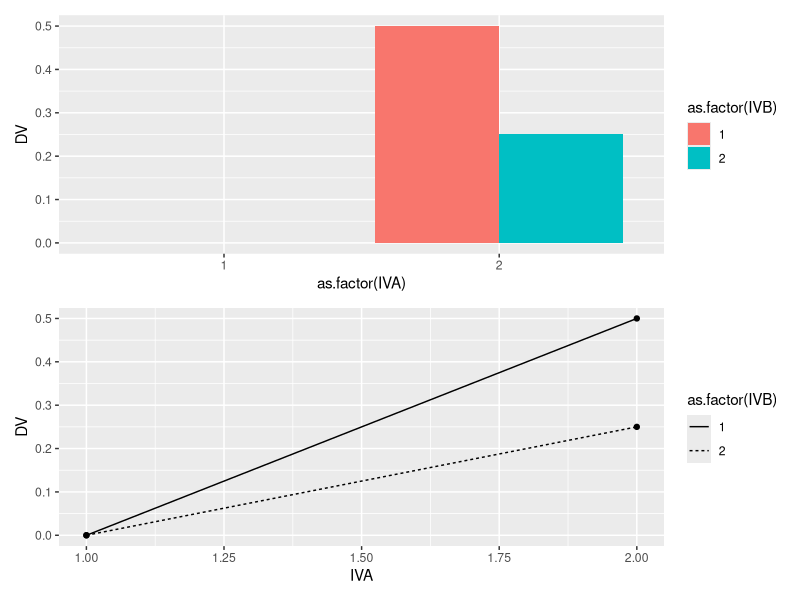
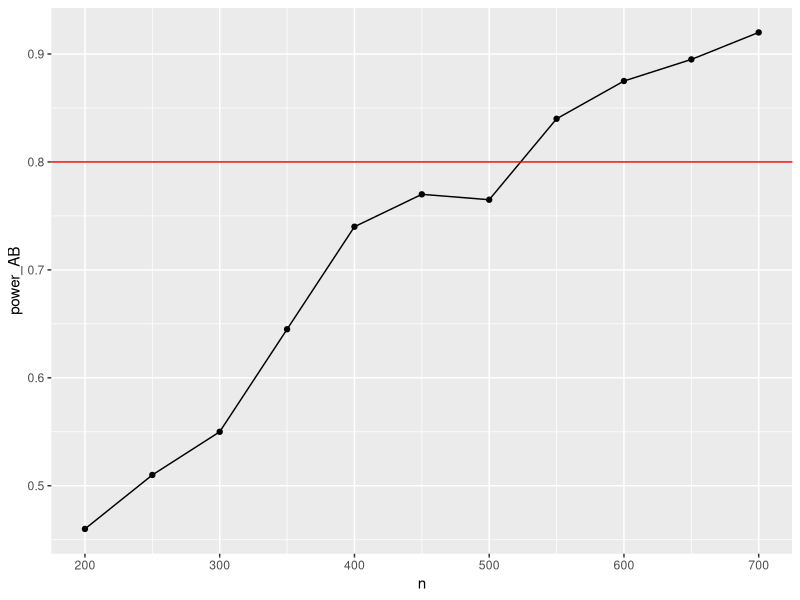

Write the R code that produced these figures, in order.
## ---- chunk 1
knitr::opts_chunk$set(echo = TRUE)
## ---- chunk 2
#load libraries
library(tibble)
library(ggplot2)
library(patchwork)

# define 2-factor score model
grand_mean <- 0
A <- c(0,.5)
B <- c(0,0)
AB <- c(0,0,0,-.25)

# create design table
model_data <- tibble()
for(i in 1:length(A)){
  for(j in 1:length(B)){
    IVA <- i
    IVB <- j
    DV <- grand_mean+A[i]+B[j]+AB[(i-1)*length(B)+j]
    sc_GM <- grand_mean
    sc_A <- A[i]
    sc_B <- B[j]
    sc_AB <- AB[(i-1)*length(B)+j]
    row_entry <- tibble(IVA,IVB,DV,
                        sc_GM,sc_A,sc_B,sc_AB)
    model_data <- rbind(model_data,row_entry)
  }
}

knitr::kable(model_data)
## ---- chunk 3
# generate plots
bar_graph <- ggplot(model_data,
                    aes(y=DV,
                        x=as.factor(IVA),
                        fill=as.factor(IVB)))+
  geom_bar(stat='identity', position='dodge')

line_graph <- ggplot(model_data,
                     aes(y=DV,
                         x=IVA,
                         linetype=as.factor(IVB)))+
  geom_line()+
  geom_point()

(bar_graph/line_graph)
## ---- chunk 4
# N per group
N <- 3

A_pvalue <- c()
B_pvalue <- c()
AB_pvalue <- c()
for(i in 1:10){
  IVA <- rep(rep(c("1","2"), each=2),N)
  IVB <- rep(rep(c("1","2"), 2),N)
  DV <- c(replicate(N,c(rnorm(1,0,1), # means A1B1
                        rnorm(1,0,1), # means A1B2
                        rnorm(1,0.5,1), # means A2B1
                        rnorm(1,0.25,1)  # means A2B2
          )))
  sim_df <- data.frame(IVA,IVB,DV)

  aov_results <- summary(aov(DV~IVA*IVB, sim_df))
  A_pvalue[i]<-aov_results[[1]]$`Pr(>F)`[1]
  B_pvalue[i]<-aov_results[[1]]$`Pr(>F)`[2]
  AB_pvalue[i]<-aov_results[[1]]$`Pr(>F)`[3]
}

length(A_pvalue[A_pvalue<0.05])/1000

length(B_pvalue[B_pvalue<0.05])/1000

length(AB_pvalue[AB_pvalue<0.05])/1000

## ---- chunk 5
library(dplyr)

# N per group
n <- seq(200,700,50)
power_AB <- c()

for(j in 1:length(n)){

A_pvalue <- c()
B_pvalue <- c()
AB_pvalue <- c()
  
  
for(i in 1:200){
  IVA <- rep(rep(c("1","2"), each=2), n[j])
  IVB <- rep(rep(c("1","2"), 2), n[j])
  DV <- c(replicate(n[j],c(rnorm(1,0,1), # means A1B1
                        rnorm(1,0,1), # means A1B2
                        rnorm(1,0.5,1), # means A2B1
                        rnorm(1,0.25,1)  # means A2B2
          )))
  sim_df <- data.frame(IVA,IVB,DV)

  aov_results <- summary(aov(DV~IVA*IVB, sim_df))
  AB_pvalue[i]<-aov_results[[1]]$`Pr(>F)`[3]
}

power_AB[j] <- length(AB_pvalue[AB_pvalue<0.05])/200
}


plot_data <- data.frame(n, power_AB)

ggplot(plot_data,aes(x=n,y=power_AB))+
  geom_point()+
  geom_line()+
  geom_hline(yintercept=0.8, color="red")


